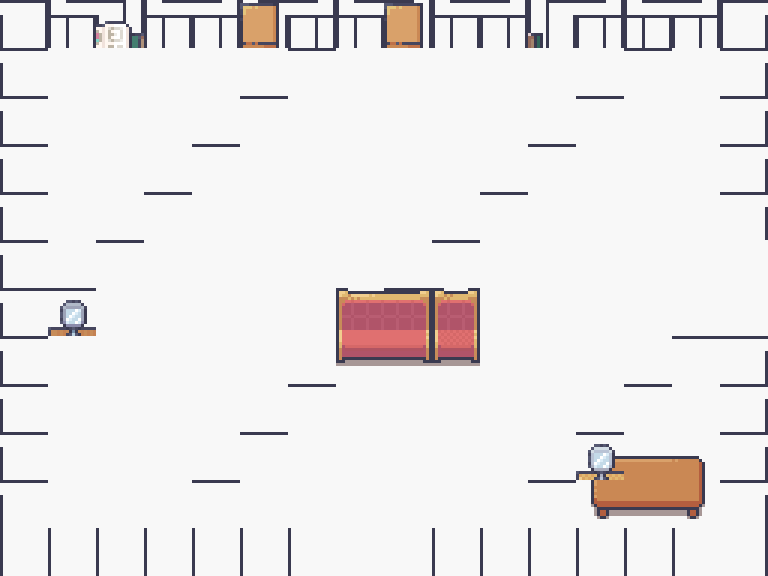

Rendered tile map (Tiled .tmx) drawn with the repository's tilesets; below, a short description and the full map source, tile grids included:
An orthogonal 16x12 tile map with 48x48 px tiles, 3 tile layers (below_player, world, above_player), 2 tilesets and 16 objects (8x painting, 3x door, 3x dialog, spawn, npc).

<map version="1.10" tiledversion="1.11.2" orientation="orthogonal" renderorder="right-down" width="16" height="12" tilewidth="48" tileheight="48" infinite="0" nextlayerid="5" nextobjectid="17">
 <tileset firstgid="1" source="Room_Builder_free_48x48.tsx" />
 <tileset firstgid="392" source="Interiors_free_48x48.tsx" />
 <layer id="1" name="below_player" width="16" height="12">
  <data encoding="csv">
15,16,16,16,16,16,16,16,16,16,16,16,16,16,16,17,
49,67,67,67,67,67,50,67,67,67,67,67,67,50,67,51,
49,67,67,67,67,50,67,67,67,67,67,67,50,67,67,51,
49,67,67,67,50,67,67,67,67,67,67,50,67,67,67,51,
49,67,67,50,67,67,67,67,67,67,50,67,67,67,67,51,
49,67,50,67,67,67,67,67,67,50,67,67,67,67,67,67,
49,50,67,67,67,67,67,67,50,67,67,67,67,67,67,67,
49,67,67,67,67,67,67,50,67,67,67,67,67,67,50,51,
49,67,67,67,67,67,50,67,67,67,67,67,67,50,67,51,
49,67,67,67,67,50,67,67,67,67,67,67,50,67,67,51,
49,67,67,67,50,67,67,67,67,67,67,50,67,67,67,51,
66,66,66,66,66,66,66,67,67,66,66,66,66,66,66,68
</data>
 </layer>
 <layer id="2" name="world" width="16" height="12">
  <data encoding="csv">
0,7,6,7,6,7,6,7,6,7,6,7,6,7,6,0,
0,0,0,0,0,0,0,0,0,0,0,0,0,0,1160,0,
0,0,0,0,0,0,0,0,0,0,0,0,0,0,0,0,
0,0,0,0,0,0,0,0,0,0,0,0,0,0,0,0,
0,0,0,0,0,0,0,0,0,0,0,0,0,0,0,0,
0,0,0,0,0,0,0,0,0,0,0,0,0,0,0,0,
0,1281,0,0,0,0,0,688,689,690,0,0,0,0,0,0,
0,0,0,0,0,0,0,704,705,706,0,0,0,0,0,0,
0,0,0,0,0,0,0,0,0,0,0,0,0,0,0,0,
0,0,0,0,0,0,0,0,0,0,0,0,607,608,609,0,
0,1160,0,0,0,0,0,0,0,0,0,0,623,624,625,0,
0,0,0,0,0,0,0,0,0,0,0,0,0,0,0,0
</data>
 </layer>
 <layer id="3" name="above_player" width="16" height="12">
  <data encoding="csv">
0,24,1040,24,23,1036,23,24,1035,24,23,1041,23,24,23,0,
0,0,0,0,0,0,0,0,0,0,0,0,0,0,0,0,
0,0,0,0,0,0,0,0,0,0,0,0,0,0,0,0,
0,0,0,0,0,0,0,0,0,0,0,0,0,0,0,0,
0,0,0,0,0,0,0,0,0,0,0,0,0,0,0,0,
0,0,0,0,0,0,0,0,0,0,0,0,0,0,0,0,
0,0,0,0,0,0,0,0,0,0,0,0,0,0,0,0,
0,0,0,0,0,0,0,0,0,0,0,0,0,0,0,0,
0,0,0,0,0,0,0,0,0,0,0,0,0,0,0,0,
0,0,0,0,0,0,0,0,0,0,0,0,1279,0,0,0,
0,0,0,0,0,0,0,0,0,0,0,0,0,0,0,0,
0,0,0,0,0,0,0,0,0,0,0,0,0,0,0,0
</data>
 </layer>
 <objectgroup id="4" name="objects">
  <object id="1" name="spawn" x="384" y="480">
   <point />
  </object>
  <object id="2" name="door" x="384" y="528">
   <properties>
    <property name="nextMap" value="worldscene" />
   </properties>
   <point />
  </object>
  <object id="3" name="painting" x="96" y="48">
   <properties>
    <property name="title" value="Artwork 1" />
    <property name="artist" value="Unknown Artist" />
    <property name="price" value="10000" />
    <property name="description" value="A striking work that demands attention." />
    <property name="sprite" value="painting_small_abstract" />
   </properties>
   <point />
  </object>
  <object id="4" name="painting" x="192" y="48">
   <properties>
    <property name="title" value="Artwork 2" />
    <property name="artist" value="Unknown Artist" />
    <property name="price" value="15000" />
    <property name="description" value="A striking work that demands attention." />
    <property name="sprite" value="painting_medium_landscape" />
   </properties>
   <point />
  </object>
  <object id="5" name="painting" x="288" y="48">
   <properties>
    <property name="title" value="Artwork 3" />
    <property name="artist" value="Unknown Artist" />
    <property name="price" value="20000" />
    <property name="description" value="A striking work that demands attention." />
    <property name="sprite" value="painting_large_portrait" />
   </properties>
   <point />
  </object>
  <object id="6" name="painting" x="384" y="48">
   <properties>
    <property name="title" value="Artwork 4" />
    <property name="artist" value="Unknown Artist" />
    <property name="price" value="25000" />
    <property name="description" value="A striking work that demands attention." />
    <property name="sprite" value="painting_large_modern" />
   </properties>
   <point />
  </object>
  <object id="7" name="painting" x="480" y="48">
   <properties>
    <property name="title" value="Artwork 5" />
    <property name="artist" value="Unknown Artist" />
    <property name="price" value="30000" />
    <property name="description" value="A striking work that demands attention." />
    <property name="sprite" value="painting_small_photo" />
   </properties>
   <point />
  </object>
  <object id="8" name="painting" x="576" y="48">
   <properties>
    <property name="title" value="Artwork 6" />
    <property name="artist" value="Unknown Artist" />
    <property name="price" value="35000" />
    <property name="description" value="A striking work that demands attention." />
    <property name="sprite" value="painting_small_abstract" />
   </properties>
   <point />
  </object>
  <object id="9" name="painting" x="48" y="144">
   <properties>
    <property name="title" value="West Wall Piece 1" />
    <property name="artist" value="Unknown Artist" />
    <property name="price" value="25000" />
    <property name="description" value="Hung on the west wall, catching the afternoon light." />
    <property name="sprite" value="painting_large_modern" />
   </properties>
   <point />
  </object>
  <object id="10" name="painting" x="48" y="288">
   <properties>
    <property name="title" value="West Wall Piece 2" />
    <property name="artist" value="Unknown Artist" />
    <property name="price" value="35000" />
    <property name="description" value="A quieter work, meant for contemplation." />
    <property name="sprite" value="painting_small_photo" />
   </properties>
   <point />
  </object>
  <object id="11" name="dialog" x="384" y="96">
   <properties>
    <property name="content" value="Main Exhibition" />
   </properties>
   <point />
  </object>
  <object id="12" name="npc" x="624" y="336">
   <properties>
    <property name="id" value="gallery_dealer" />
    <property name="label" value="Gallery Dealer" />
    <property name="dialogue" value="Take your time. Everything here is available." />
    <property name="canHaggle" value="true" />
   </properties>
   <point />
  </object>
  <object id="13" name="door" x="384" y="528">
   <properties>
    <property name="nextMap" value="soho_gallery" />
    <property name="nextMapRoom" value="soho_gallery_lobby_main" />
    <property name="label" value="Back to Lobby" />
   </properties>
   <point />
  </object>
  <object id="14" name="dialog" x="384" y="480">
   <properties>
    <property name="content" value="→ Back to Lobby" />
   </properties>
   <point />
  </object>
  <object id="15" name="door" x="720" y="288">
   <properties>
    <property name="nextMap" value="soho_gallery" />
    <property name="nextMapRoom" value="soho_gallery_office_main" />
    <property name="label" value="Private Office" />
   </properties>
   <point />
  </object>
  <object id="16" name="dialog" x="672" y="240">
   <properties>
    <property name="content" value="→ Private Office" />
   </properties>
   <point />
  </object>
 </objectgroup>
</map>
